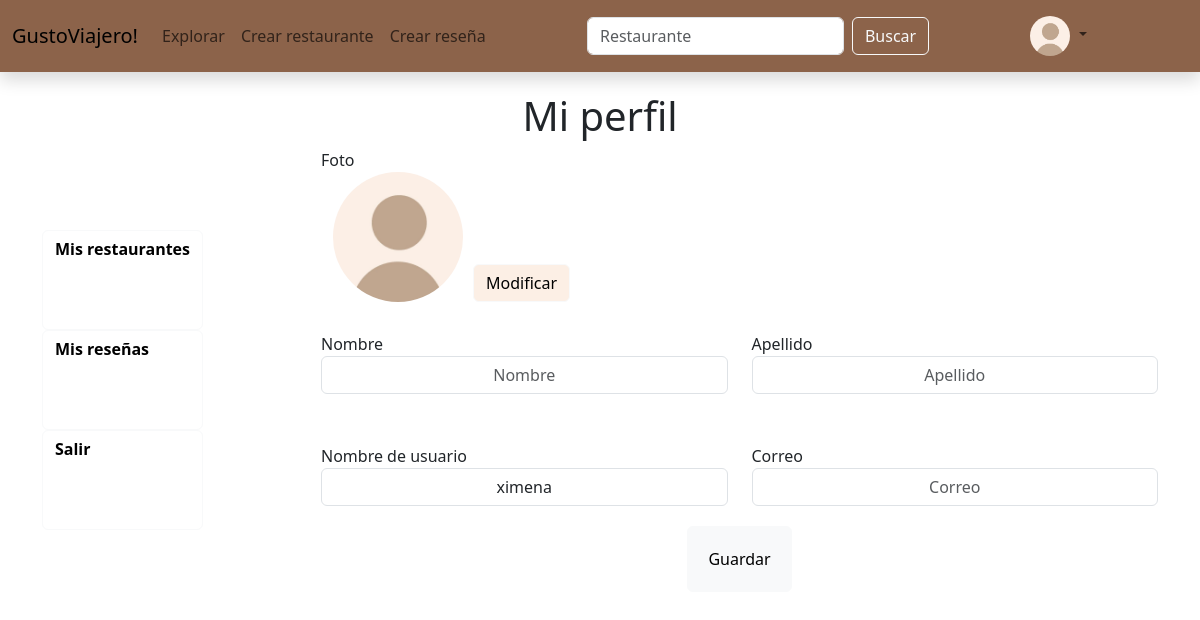
/micuenta/ (signed in), run on an earlier commit of the app's database.
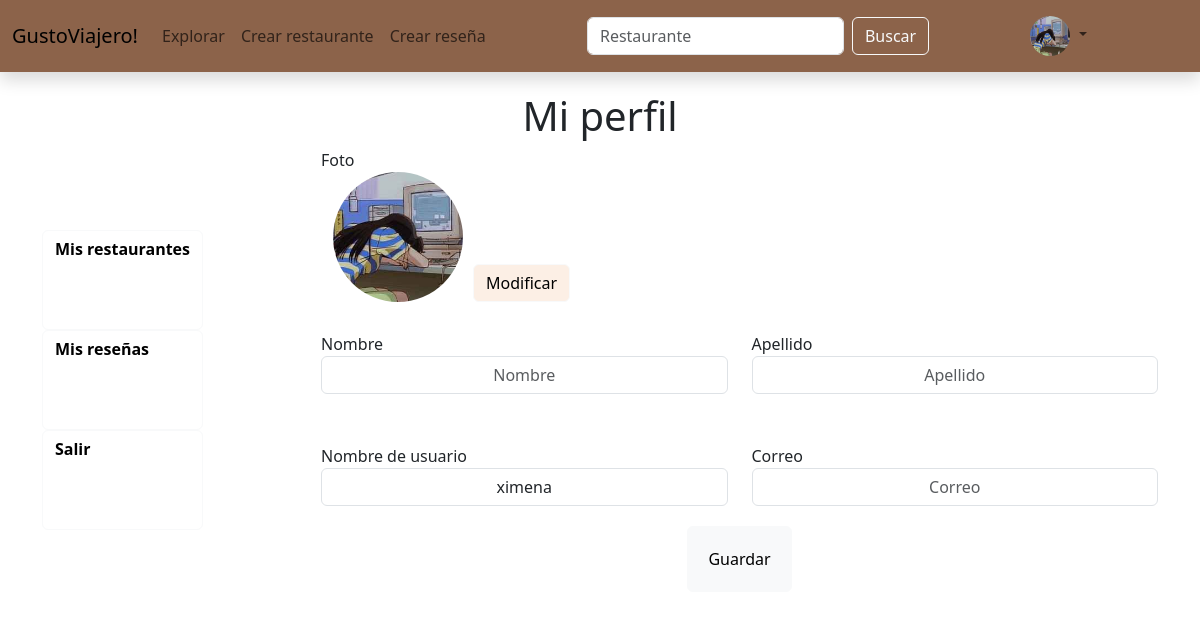
And on a later commit of the database.
### inicio/models.py (models this page shows)
class FotoUsuario(models.Model):
    UsuarioID=models.OneToOneField(User, on_delete=models.CASCADE)
    Imagen=models.ImageField(upload_to='uploads/perfil', blank=True, null=True)

### inicio/views.py (the view, shortened to what this page needs)
# urls.py: path('micuenta/',views.mi_cuenta, name='mi_cuenta'),
def mi_cuenta(request):
    if request.user.is_authenticated:
        usuario = request.user
        foto = FotoUsuario.objects.filter(UsuarioID=usuario).first()
        if request.method == 'GET':
            FotoForm = FotoUsuarioForm()
            return render(request, "mi_cuenta.html", {'usuario': usuario, 'foto': foto, 'FotoForm': FotoForm})

### inicio/forms.py
class FotoUsuarioForm(forms.ModelForm):
    class Meta:
        model=FotoUsuario
        fields=['Imagen']

### inicio/templates/mi_cuenta.html (shortened to what this page needs)
{% extends 'base.html' %}
{% load static %}
{% block content %}
<div class="container d-flex justify-content-center" style="padding-top: 20px;">
    <h1>Mi perfil</h1>
</div>
<form action="" method="POST" enctype="multipart/form-data">
    <div class="container d-flex">
        <div class="col-3 d-flex">
            <div class="d-grid justify-content-center align-content-center">
                <a href="{% url 'mis_restaurantes' %}" class="btn btn-light" style="display:flex; justify-content: left; height: 100px; font-weight: bold; background-color: transparent;">
                    Mis restaurantes
                </a>
                <a href="" class="btn btn-light" style="display:flex; justify-content: left; height: 100px; font-weight: bold; background-color: transparent;">
                    Mis reseñas
                </a>
                <a href="{% url 'cerrar_sesion' %}" class="btn btn-light" style="display:flex; justify-content: left; height: 100px; font-weight: bold; background-color: transparent;">
                    Salir
                </a>
            </div>
        </div>
        <div class="col-9">
            <p style="margin: 0 0 0 0; font-weight:100;">Foto</p>
            <div class="container d-flex">
                <div style="width: 130px; height: 130px;" >
                        {% if foto %}
                        <img src="{{foto.Imagen.url}}" style="object-fit: cover; width: 100%; height: 100%;" class="rounded-circle">
                        {% else %}
                        <img src="{% static 'images/default-perfil.jpg' %}" alt="{{ usuario.username }}" style="object-fit: cover; width: 100%; height: 100%;" class="rounded-circle">
                        {% endif %}
                    </div>
                <div class="d-flex" style="margin-left: 10px;">
                    <label for="file-upload" class="btn btn-light align-self-end" style="background-color: #fcefe5; font-weight:500;">
                        Modificar
                    </label>
                </div>
            </div>
            <div class="row" style="margin-top: 30px;">
                <div class="col">
                    <p style="margin: 0 0 0 0; font-weight:100;">Nombre</p>
                    <input type="text" class="form-control text-center" placeholder="Nombre"  name="Nombre" value="{{usuario.first_name}}">
                </div>
                <div class="col">
                    <p style="margin: 0 0 0 0; font-weight:100;">Apellido</p>
                    <input type="text" class="form-control text-center" placeholder="Apellido" name="Apellido" value="{{usuario.last_name}}">
                </div>
            </div>
            <div class="row" style="margin-top: 50px;">
                <div class="col">
                    <p style="margin: 0 0 0 0; font-weight:100;">Nombre de usuario</p>
                    <input type="text" class="form-control text-center" placeholder="Nombre de usuario"  name="Username" value="{{usuario.username}}">
                </div>
                <div class="col">
                    <p style="margin: 0 0 0 0; font-weight:100;">Correo</p>
                    <input type="text" class="form-control text-center" placeholder="Correo" name="Correo" value="{{usuario.email}}">
                </div>
            </div>
            <div class="container d-lg-flex justify-content-center" style="padding: 20px 20px 20px 20px">
                <button type="submit" class="btn btn-light" style="padding: 20px 20px 20px 20px">Guardar</button>
            </div>
        </div>
    </div>
</form>
{% endblock %}

### inicio/templates/base.html (shortened to what this page needs)
{% load static %}
<!doctype html>
<html lang="es">
  <head>
    <link href="https://cdn.jsdelivr.net/npm/bootstrap@5.3.2/dist/css/bootstrap.min.css" rel="stylesheet">
    <link href="css/style.css" rel="stylesheet">
  </head>
  <body>
    <nav class="navbar navbar-expand-lg shadow" style="background-color: #8C634A;">
      <div class="container-fluid">
        <a class="navbar-brand">GustoViajero!</a>
        <div class="collapse navbar-collapse" id="navbarSupportedContent">
          <ul class="navbar-nav me-auto mb-2 mb-lg-0">
            <li class="nav-item">
              <a class="nav-link" aria-current="page" href="#">Explorar</a>
            </li>
            <li class="nav-item">
              <a class="nav-link" aria-current="page" href="{% url 'crear_restaurante' %}">Crear restaurante</a>
            </li>
            <li class="nav-item">
              <a class="nav-link" aria-current="page" href="{% url 'elegir_restaurante' %}">Crear reseña</a>
            </li>
          </ul>
        </div>
        <div class="collapse navbar-collapse" id="navbarSupportedContent">
          <ul class="navbar-nav me-auto mb-2 mb-lg-0">
          <form class="d-flex" role="search">
            <input class="form-control me-2" type="search" placeholder="Restaurante" aria-label="Search">
            <button class="btn btn-outline-light" type="submit">Buscar</button>
          </form>
          </ul>
        </div>
        <div class="collapse navbar-collapse justify-content-end" id="navbarSupportedContent">
          <ul class="navbar-nav me-auto mb-2 mb-lg-0">
            <li class="nav-item dropdown">
              <a class="nav-link dropdown-toggle" href="#" role="button" data-bs-toggle="dropdown" aria-expanded="false">
                {% if foto %}
                <img src="{{foto.Imagen.url}}" width="40" height="40" style="border-radius: 50%;">
                {% else %}
                <img src="{% static 'images/default-perfil.jpg' %}" width="40" height="40" style="border-radius: 50%;">
                {% endif %}
              </a>
            </li>
          </ul>
        </div>
      </div>
    </nav>
    {% block content %}
    {% endblock %}
  </body>
</html>

What changed in the data, as far as the page shows it:
added FotoUsuario: Imagen (picture)
